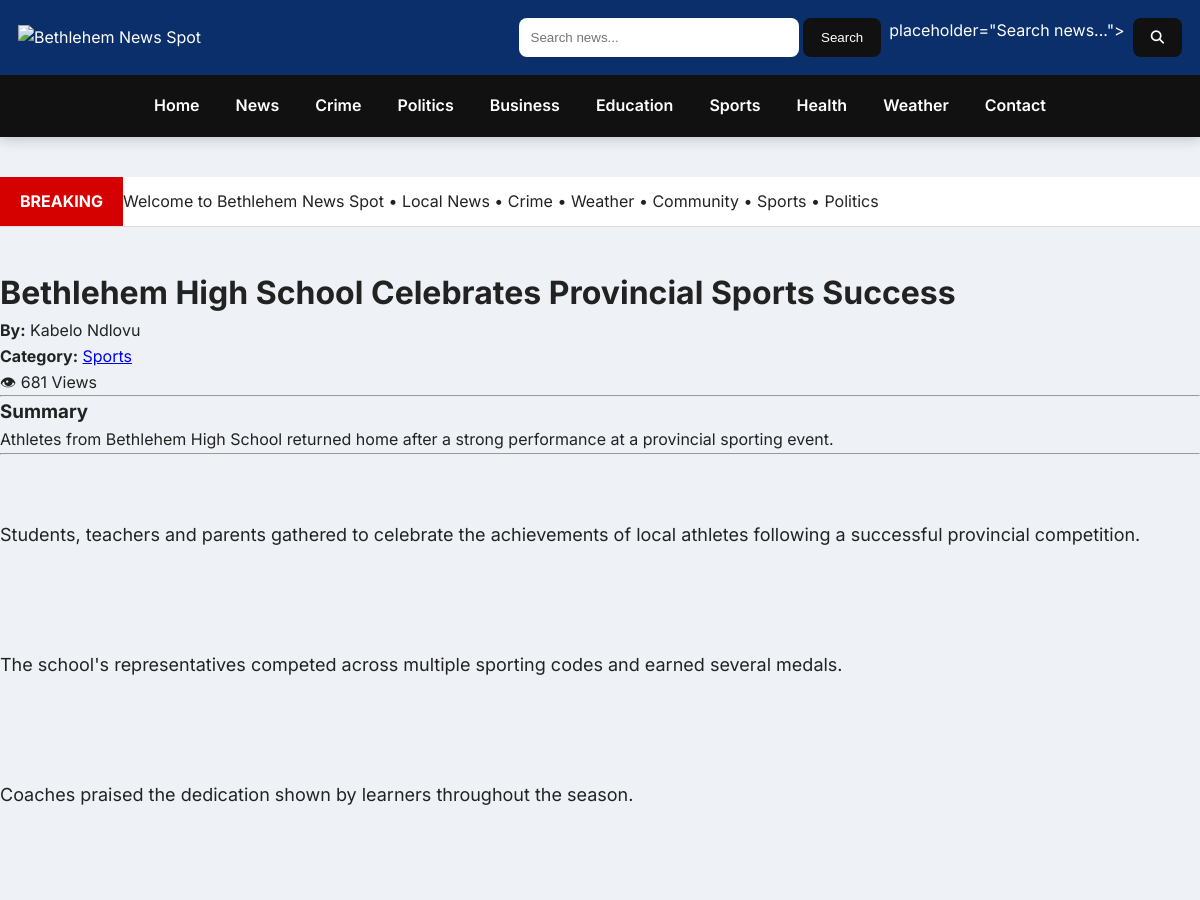
/article/5 (upper part), run on an earlier commit of the app's database.
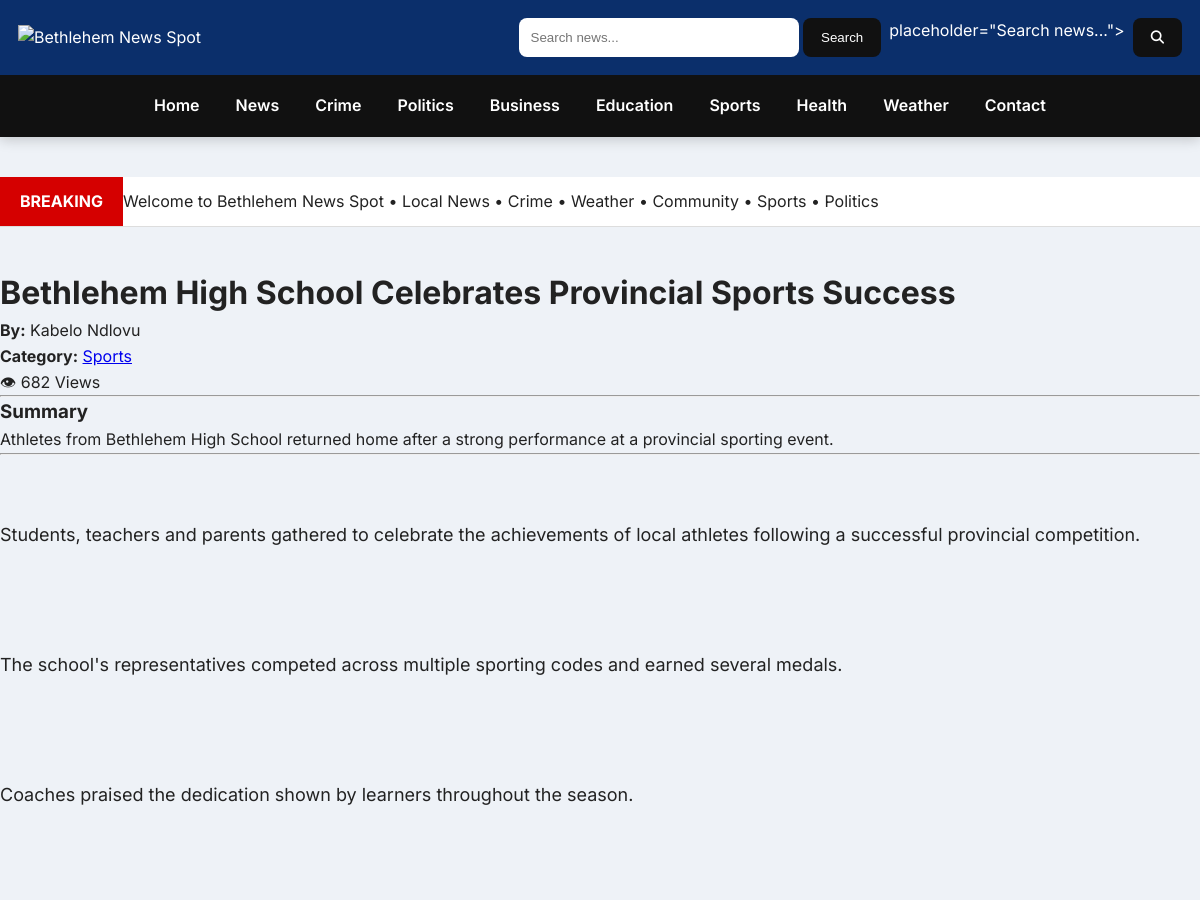
And on a later commit of the database.
### models/article.py (models this page shows)
class Article(db.Model):
    __tablename__ = "articles"
    id = db.Column(db.Integer, primary_key=True)
    title = db.Column(db.String(200), nullable=False)
    summary = db.Column(db.String(500), nullable=False)
    content = db.Column(db.Text, nullable=False)
    category = db.Column(db.String(100), nullable=False)
    author = db.Column(db.String(100), nullable=False)
    image = db.Column(db.String(255))
    published = db.Column(
    db.Boolean,
    default=False
)
    breaking = db.Column(db.Boolean, default=False)
    featured = db.Column(db.Boolean, default=False)
    views = db.Column(db.Integer, default=0)
    created_at = db.Column(db.DateTime, default=datetime.utcnow)

### routes/articles.py (the view)
@articles_bp.route("/article/<int:article_id>")
def article(article_id):
    article = get_article_by_id(article_id)
    if article is None:
        abort(404)
    increase_views(article)
    related_articles = get_related_articles(article)
    return render_template(
        "article.html",
        article=article,
        related_articles=related_articles,
    )

### services/article_service.py (called while the page is built)
def get_article_by_id(article_id):
    return db.session.get(Article, article_id)

def increase_views(article):
    article.views += 1
    db.session.commit()

def get_related_articles(article, limit=3):
    return (
        Article.query
        .filter(
            Article.category == article.category,
            Article.id != article.id
        )
        .limit(limit)
        .all()
    )

### templates/article.html (shortened to what this page needs)
{% extends "base.html" %}
{% block content %}
<h1>{{ article.title }}</h1>
<p>
<strong>By:</strong> {{ article.author }}
</p>
<p>
<strong>Category:</strong>
<a href="{{ url_for('articles.category', category=article.category) }}">
{{ article.category }}
</a>
</p>
<p>
👁 {{ article.views }} Views
</p>
<hr>
<h3>Summary</h3>
<p>
{{ article.summary }}
</p>
<hr>
<div style="line-height:1.8; font-size:18px;">
{{ article.content|replace('\n','<br><br>')|safe }}
</div>
{% endblock %}

What changed in the data, as far as the page shows it:
changed Article "Bethlehem High School Celebrates Provincial Sports Success": views "681" → "682"
